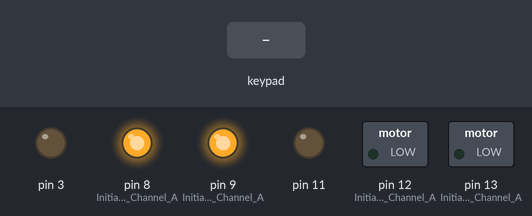
Recording of a sketch running on a simulated Arduino Uno, built with avr-gcc and run on an emulated ATmega328P. Shown: switched loads named in the sketch (green lamp = pin HIGH), output pins drawn as LEDs (lit = HIGH). The inputs (shaded band) are chosen by the test bench.

Above: at 1.2 s.
1.3 s: key 'U' pressed
At 2.5 s:
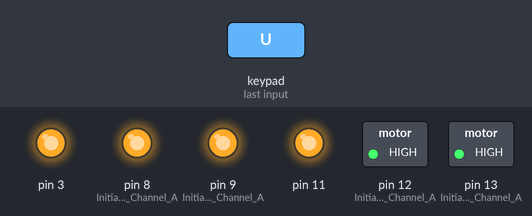
3.2 s: key 'D' pressed
At 4.0 s:
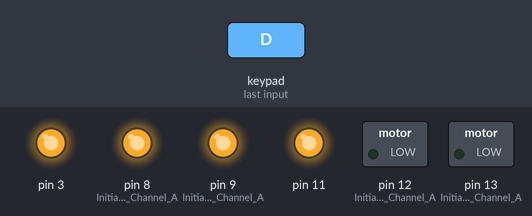
5.1 s: key 'L' pressed
At 6.6 s:
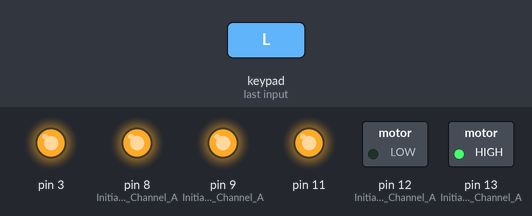
7.0 s: key 'R' pressed
At 8.0 s:
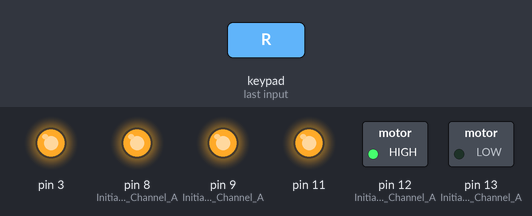
Timing chart, 0 to 9.9 s (numbered marks = the images above; inputs shaded):
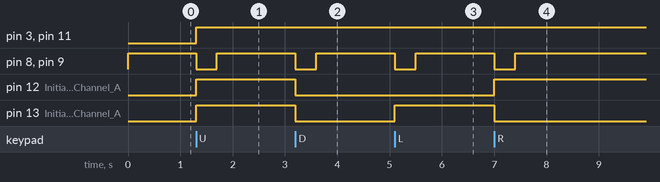

Measured:
- after the input at 1.3 s, pin 3, pin 11, pin 12 (Initiates_Motor_Channel_A), pin 13 (Initiates_Motor_Channel_A): LOW → HIGH at once; pin 8 (Initiates_Brake_Channel_A), pin 9 (Initiates_Brake_Channel_A): HIGH → LOW at once, → HIGH 0.40 s later
- after the input at 3.2 s, pin 8 (Initiates_Brake_Channel_A), pin 9 (Initiates_Brake_Channel_A): HIGH → LOW at once, → HIGH 0.40 s later; pin 12 (Initiates_Motor_Channel_A), pin 13 (Initiates_Motor_Channel_A): HIGH → LOW at once
- after the input at 5.1 s, pin 8 (Initiates_Brake_Channel_A), pin 9 (Initiates_Brake_Channel_A): HIGH → LOW at once, → HIGH 0.40 s later; pin 13 (Initiates_Motor_Channel_A): LOW → HIGH at once
- after the input at 7.0 s, pin 8 (Initiates_Brake_Channel_A), pin 9 (Initiates_Brake_Channel_A): HIGH → LOW at once, → HIGH 0.40 s later; pin 12 (Initiates_Motor_Channel_A): LOW → HIGH at once; pin 13 (Initiates_Motor_Channel_A): HIGH → LOW at once

The sketch:

driveCar.ino
```cpp
#include <Wire.h>
#include <ArduinoNunchuk.h>

ArduinoNunchuk nunchuk = ArduinoNunchuk();
int needSetUpA = 0;
int needSetUpB = 0;
int needSetUpC = 0;
int needSetUpD = 0;

void setup()
{
    //Setup Channel A
  pinMode(12, OUTPUT); //Initiates Motor Channel A pin
  pinMode(9, OUTPUT); //Initiates Brake Channel A pin

  //Setup Channel B
  pinMode(13, OUTPUT); //Initiates Motor Channel A pin
  pinMode(8, OUTPUT);  //Initiates Brake Channel A pin

  nunchuk.init();
}

void loop()
{
  nunchuk.update();

  while(nunchuk.analogY > 135){
    if(needSetUpA == 0){
        digitalWrite(12, HIGH); //Establishes forward direction of Channel A
        digitalWrite(9, LOW);   //Disengage the Brake for Channel A
        digitalWrite(13, HIGH);  //Establishes forward direction of Channel B
        digitalWrite(8, LOW);   //Disengage the Brake for Channel B
        needSetUpA = 1;
        needSetUpB = 0;
        needSetUpC = 0;
        needSetUpD = 0;
        nunchuk.update();
    } else {
        int maxSpeed = (nunchuk.analogY - 130) * 3;
        if (maxSpeed > 255){
          maxSpeed = 255;
        }
        analogWrite(3, maxSpeed);
        analogWrite(11, maxSpeed);
        nunchuk.update();
    }
  }

  while( nunchuk.analogY < 120){
    if(needSetUpB == 0){
        digitalWrite(12, LOW); //Establishes backward direction of Channel A
        digitalWrite(9, LOW);   //Disengage the Brake for Channel A
        digitalWrite(13, LOW);  //Establishes backward direction of Channel B
        digitalWrite(8, LOW);   //Disengage the Brake for Channel B
        needSetUpB = 1;
        needSetUpA = 0;
        needSetUpC = 0;
        needSetUpD = 0;
        nunchuk.update();
    } else {
      int maxSpeed = (120 - nunchuk.analogY) * 3;
      if (maxSpeed > 255){
        maxSpeed = 255;
      }
      analogWrite(3, maxSpeed);
      analogWrite(11, maxSpeed);
      nunchuk.update();
    }
  }

  while (nunchuk.analogX > 130){
      if(needSetUpC == 0){
        digitalWrite(12, HIGH); //Establishes forward direction of Channel A
        digitalWrite(9, LOW);   //Disengage the Brake for Channel A
        digitalWrite(13, LOW);  //Establishes backward direction of Channel B
        digitalWrite(8, LOW);   //Disengage the Brake for Channel B
        needSetUpB = 0;
        needSetUpA = 0;
        needSetUpC = 1;
        needSetUpD = 0;
        nunchuk.update();
      } else {
        int maxSpeed = (nunchuk.analogX - 130) * 3;
        if (maxSpeed > 255){
          maxSpeed = 255;
        }
        analogWrite(3, maxSpeed);
        analogWrite(11, maxSpeed);
        nunchuk.update();
    }
  }

  while( nunchuk.analogX < 120){
    if(needSetUpD == 0){
        digitalWrite(12, LOW); //Establishes backward direction of Channel A
        digitalWrite(9, LOW);   //Disengage the Brake for Channel A
        digitalWrite(13, HIGH);  //Establishes forward direction of Channel B
        digitalWrite(8, LOW);   //Disengage the Brake for Channel B
        needSetUpB = 0;
        needSetUpA = 0;
        needSetUpC = 0;
        needSetUpD = 1;
        nunchuk.update();
    } else {
      int maxSpeed = (120 - nunchuk.analogX) * 3;
      if (maxSpeed > 255){
        maxSpeed = 255;
      }
      analogWrite(3, maxSpeed);
      analogWrite(11, maxSpeed);
      nunchuk.update();
    }
  }

  digitalWrite(9, HIGH);  //Engage the Brake for Channel A
  digitalWrite(8, HIGH);  //Engage the Brake for Channel B
  needSetUpA = 0;
  needSetUpB = 0;
  needSetUpC = 0;
  needSetUpD = 0;
}
```
